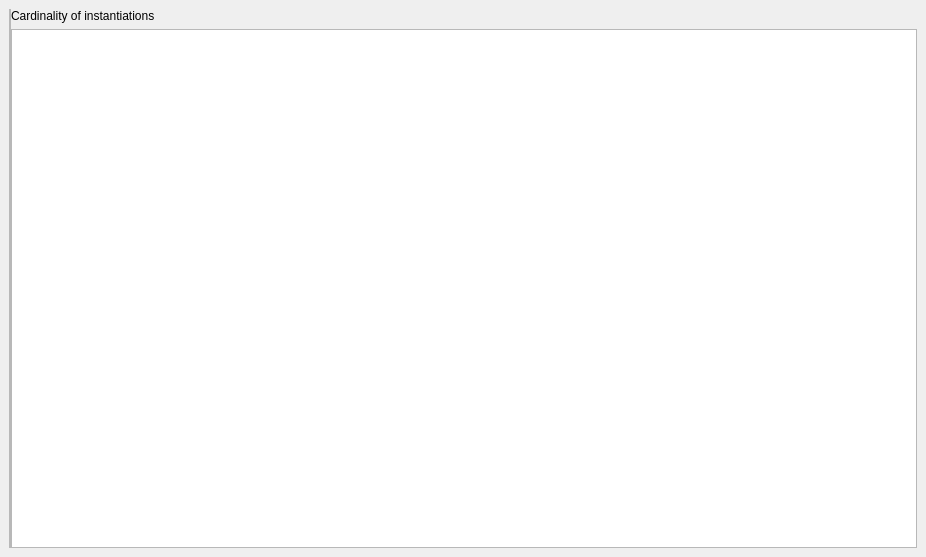
<?xml version="1.0" encoding="UTF-8"?>
<ui version="4.0">
 <class>templex::frontend::ClassStatisticsPage</class>
 <widget class="QWidget" name="templex::frontend::ClassStatisticsPage">
  <property name="geometry">
   <rect>
    <x>0</x>
    <y>0</y>
    <width>926</width>
    <height>557</height>
   </rect>
  </property>
  <property name="windowTitle">
   <string>Form</string>
  </property>
  <layout class="QHBoxLayout" name="horizontalLayout_3" stretch="0,1">
   <property name="spacing">
    <number>0</number>
   </property>
   <property name="leftMargin">
    <number>9</number>
   </property>
   <property name="topMargin">
    <number>9</number>
   </property>
   <property name="rightMargin">
    <number>9</number>
   </property>
   <property name="bottomMargin">
    <number>9</number>
   </property>
   <item>
    <widget class="QFrame" name="classTemplateSelector">
     <property name="frameShape">
      <enum>QFrame::StyledPanel</enum>
     </property>
     <property name="frameShadow">
      <enum>QFrame::Raised</enum>
     </property>
     <layout class="QVBoxLayout" name="verticalLayout">
      <property name="spacing">
       <number>0</number>
      </property>
      <property name="leftMargin">
       <number>0</number>
      </property>
      <property name="topMargin">
       <number>0</number>
      </property>
      <property name="rightMargin">
       <number>0</number>
      </property>
      <property name="bottomMargin">
       <number>0</number>
      </property>
     </layout>
    </widget>
   </item>
   <item>
    <layout class="QVBoxLayout" name="verticalLayout_2">
     <property name="spacing">
      <number>6</number>
     </property>
     <property name="leftMargin">
      <number>0</number>
     </property>
     <property name="topMargin">
      <number>0</number>
     </property>
     <property name="rightMargin">
      <number>0</number>
     </property>
     <property name="bottomMargin">
      <number>0</number>
     </property>
     <item>
      <widget class="QLabel" name="chartsLabel">
       <property name="text">
        <string>Cardinality of instantiations</string>
       </property>
      </widget>
     </item>
     <item>
      <widget class="QChartView" name="chartView"/>
     </item>
    </layout>
   </item>
  </layout>
 </widget>
 <customwidgets>
  <customwidget>
   <class>QChartView</class>
   <extends>QGraphicsView</extends>
   <header>QtCharts</header>
  </customwidget>
 </customwidgets>
 <resources/>
 <connections/>
</ui>
